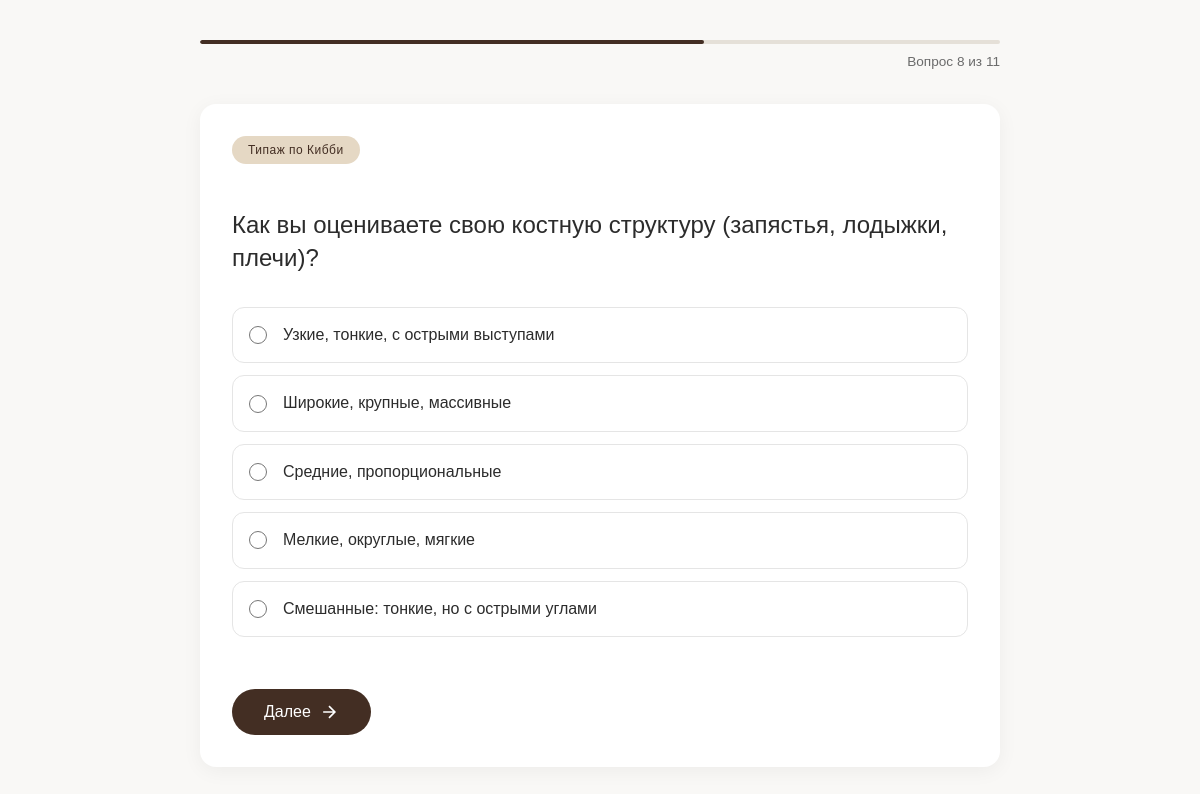
/quiz/question/8/, run on the app's committed database.
### quiz/models.py (models this page shows, shortened)
class Question(models.Model):
    category = models.ForeignKey(QuizCategory, on_delete=models.CASCADE)
    text = models.CharField(max_length=255)
    order = models.PositiveSmallIntegerField(default=0)
    class Meta:
        ordering = ['category', 'order']

class AnswerOption(models.Model):
    question = models.ForeignKey(Question, on_delete=models.CASCADE, related_name='options')
    text = models.CharField(max_length=200)
    value = models.CharField(max_length=10)  # буквенный код ответа: A, B, C, D, E
    score = models.IntegerField(default=0)

### quiz/views.py (the view, shortened to what this page needs)
# urls.py: path('quiz/question/<int:order>/', views.quiz_question, name='quiz_question'),
def quiz_question(request, order):
    question = get_object_or_404(Question, order=order)
    options = question.options.all()
    answers = request.session.get('quiz_answers', {})
    total_questions = Question.objects.count()
    progress = {
        'current': order,
        'total': total_questions,
        'percent': int((order - 1) / total_questions * 100) if total_questions > 0 else 0
    }
    context = {
        'question': question,
        'options': options,
        'progress': progress,
        'current_answer': answers.get(str(order), None),
    }
    return render(request, 'quiz/question.html', context)

### quiz/templates/quiz/question.html (shortened to what this page needs)
{% extends 'quiz/base.html' %}
{% load static %}
{% block content %}
<div class="quiz-container">
    <div class="quiz-progress">
        <div class="progress-bar">
            <div class="progress-fill" style="width: {{ progress.percent }}%"></div>
        </div>
        <div class="progress-text">Вопрос {{ progress.current }} из {{ progress.total }}</div>
    </div>
    <div class="quiz-card">
        <div class="quiz-category-tag">
            {% if question.category.name == 'figure' %}Тип фигуры
            {% elif question.category.name == 'color' %}Цветотип
            {% else %}Типаж по Кибби
            {% endif %}
        </div>
        <h2 class="quiz-question">{{ question.text }}</h2>
        <form method="post" class="quiz-form">
            <div class="options-grid">
                {% for option in options %}
                <label class="option-card">
                    <input type="radio" name="answer" value="{{ option.value }}" required>
                    <span class="option-text">{{ option.text }}</span>
                </label>
                {% endfor %}
            </div>
            <button type="submit" class="btn-next">
                Далее
                <svg width="20" height="20" viewBox="0 0 24 24" fill="none" stroke="currentColor" stroke-width="2">
                    <path d="M5 12h14M12 5l7 7-7 7"/>
                </svg>
            </button>
        </form>
    </div>
</div>
{% endblock %}

### quiz/static/quiz/css/style.css (style rules this page uses)
:root { --primary-color: #432E23; --secondary-color: #E5D8C4; --accent-color: #688A7E; --text-dark: #2C2C2C; --text-light: #6B6B6B; --border-radius: 8px; --transition: all 0.3s ease; }
body { font-family: 'Montserrat', sans-serif; background-color: #F9F8F6; color: var(--text-dark); line-height: 1.5; }
.quiz-container { max-width: 800px; margin: 2rem auto; padding: 0 1.5rem; }
.quiz-progress { margin-bottom: 2rem; }
.progress-bar { height: 4px; background-color: #E5E0D8; border-radius: 2px; overflow: hidden; margin-bottom: 0.5rem; }
.progress-fill { height: 100%; background-color: var(--primary-color, #432E23); border-radius: 2px; transition: width 0.3s ease; }
.progress-text { font-size: 0.85rem; color: var(--text-light, #6B6B6B); text-align: right; }
.quiz-card { background: #FFFFFF; border-radius: 16px; padding: 2rem; box-shadow: 0 4px 20px rgba(0, 0, 0, 0.05); }
.quiz-category-tag { display: inline-block; background-color: var(--secondary-color, #E5D8C4); padding: 0.3rem 1rem; border-radius: 20px; font-size: 0.75rem; font-weight: 500; color: var(--primary-color, #432E23); margin-bottom: 1.5rem; letter-spacing: 0.5px; }
.quiz-question { font-size: 1.5rem; font-weight: 400; line-height: 1.4; color: var(--text-dark, #2C2C2C); margin-bottom: 2rem; }
.options-grid { display: flex; flex-direction: column; gap: 0.75rem; margin-bottom: 2rem; }
.option-card { display: flex; align-items: center; gap: 1rem; padding: 1rem; border: 1px solid #E5E5E5; border-radius: 12px; cursor: pointer; transition: all 0.2s ease; background-color: #FFFFFF; }
.option-card input[type="radio"] { width: 18px; height: 18px; margin: 0; accent-color: var(--primary-color, #432E23); }
.option-text { font-size: 1rem; color: var(--text-dark, #2C2C2C); line-height: 1.4; }
.btn-next { display: inline-flex; align-items: center; gap: 0.5rem; background-color: var(--primary-color, #432E23); color: white; border: none; padding: 0.8rem 2rem; border-radius: 40px; font-size: 1rem; font-weight: 500; cursor: pointer; transition: background-color 0.2s; }
.btn-next svg { transition: transform 0.2s; }

### quiz/templates/quiz/base.html (style rules this page uses)
body { font-family: Arial, sans-serif; margin: 40px; }
button { margin-top: 20px; padding: 8px 16px; font-size: 1em; }

### data on the page
Question: text "Как вы оцениваете свою костную структуру (запястья, лодыжки, плечи)?"
AnswerOption: text "Узкие, тонкие, с острыми выступами"
AnswerOption: text "Широкие, крупные, массивные"
AnswerOption: text "Средние, пропорциональные"
AnswerOption: text "Мелкие, округлые, мягкие"
AnswerOption: text "Смешанные: тонкие, но с острыми углами"

### other printed values
{{ progress.current }} "8"
{{ progress.total }} "11"
